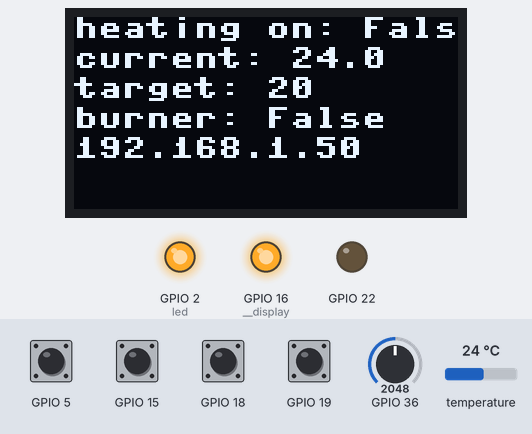
The program below on a simulated ESP32 board running MicroPython. Parts: 128×64 one-colour display, output pins drawn as LEDs (lit = HIGH). The test bench sets the inputs (shaded band); at power-on: GPIO 5, GPIO 15, GPIO 18, GPIO 19 HIGH, GPIO 36 = 2048, temperature 24 °C (analog values on the 0–4095 scale). WiFi joins after 1.5 s; threads take turns every 2 ms; library files of the repository ran but are not shown: sh1106.py; what the program prints to the serial console is not drawn.

Above: at 3.6 s.
3.7 s: GPIO 5 pulled LOW for 1 s
At 5.1 s:
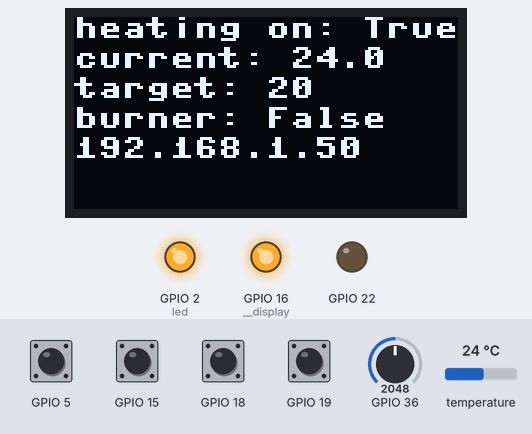
6.2 s: GPIO 15 pulled LOW for 0.15 s
At 7.3 s:
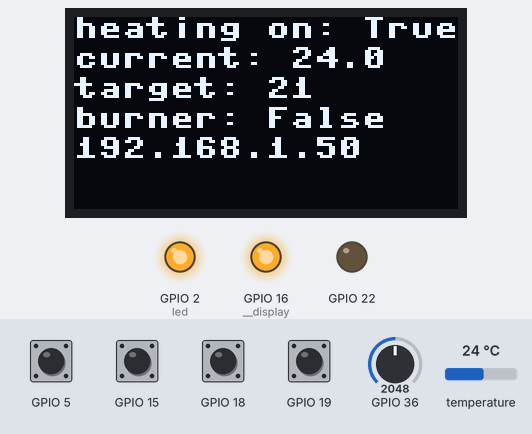
7.8 s: GPIO 18 pulled LOW for 0.15 s
At 8.3 s:
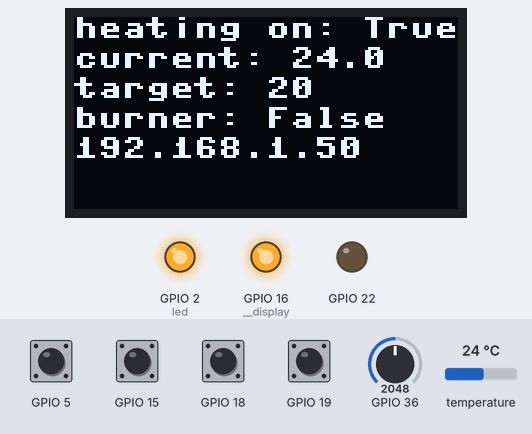
9.4 s: GPIO 18 pulled LOW for 1 s
At 10.4 s:
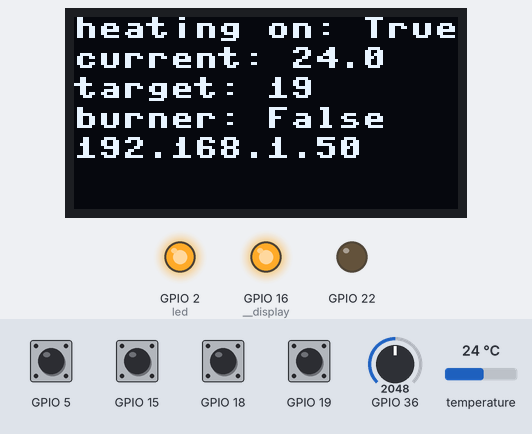
11.9 s: GPIO 5 pulled LOW for 0.15 s
At 12.6 s:
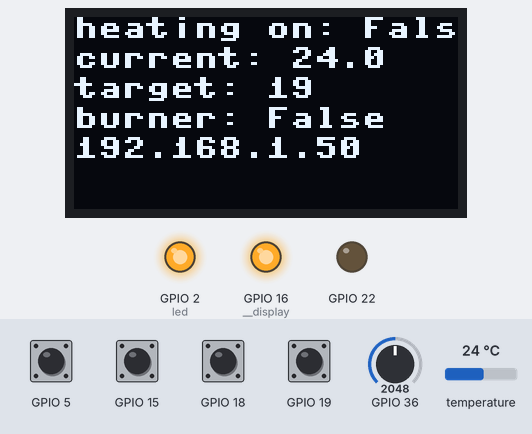
13.5 s: GPIO 15 pulled LOW for 1 s
At 14.6 s:
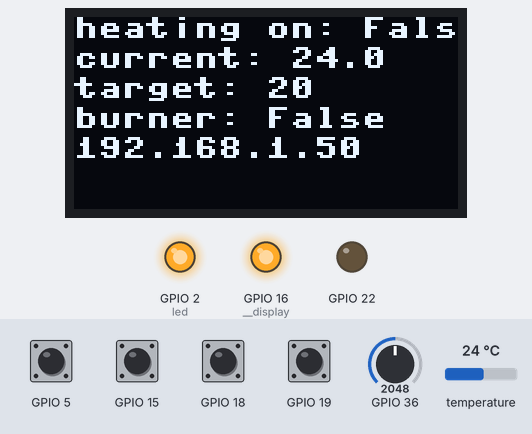
Timing chart, 0 to 16.5 s (numbered marks = the images above; inputs shaded):
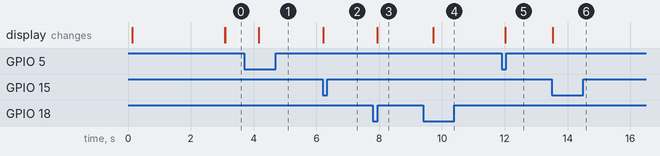

Measured:
- after the input at 3.7 s, the display: changes after 0.47 s (image 1)
- after the input at 6.2 s, the display: first differs from a run without the input at once (image 2)
- after the input at 7.8 s, the display: first differs from a run without the input after 0.14 s (image 3)
- after the input at 9.4 s, the display: first differs from a run without the input after 0.33 s (image 4)
- after the input at 11.9 s, the display: changes after 0.11 s (image 5)
- after the input at 13.5 s, the display: first differs from a run without the input at once (image 6)

The program:

main.py
```python
import machine
import heating_system
import hardware_driver
import time
import _thread as thread
import network_service
import hardware_service
import controller
from machine import UART

#The wifi password.
password = ""
network = ""

#create model
hysteresis = 1
heating = heating_system.Heating_system(hysteresis)

#create controller
controller = controller.Controller(heating)

#create hardware service and drivers
hardware_input = hardware_driver.Hardware_input_driver(4, 36, 5, 18, 19, 2, 15)
hardware_output = hardware_driver.Hardware_output_driver(23, 21, 22)
hardware_service = hardware_service.Hardware_service(controller, hardware_input, hardware_output)

#Create networking service.
network_service = network_service.Network_service(controller, network, password)
#Since the network service waits for input it is started in a thread
thread.start_new_thread(network_service.web_service, ())


led = machine.Pin(2, machine.Pin.OUT)
led.value(1)
uart = UART(1, baudrate=115200, tx=1, rx=3)
previous_target_temp = controller.get_target_temperature()
previous_current_temp = controller.get_current_temperature()

while True:
    #run hardware service
    hardware_service.run()
    print("loop")
    target_temp = controller.get_target_temperature()
    state =  controller.get_heating_system_state()

    data = uart.any()
    if data:
        data = uart.read()
        if data == b'toggle_on_off\n':
            controller.toggle_on_off()
            data = controller.get_heating_system_state()
            data = "state-" + str(data) + "\n"
            uart.write(bytes(data, 'UTF-8'))
            led.value(1)
        else:
            uart.write(data)
            led.value(0)

    if previous_target_temp != controller.get_target_temperature():
        previous_target_temp = controller.get_target_temperature()
        data = "target_temp-" + str(target_temp) + "\n"
        uart.write(bytes(data, 'UTF-8'))

    if previous_current_temp != controller.get_current_temperature():
        previous_current_temp = controller.get_current_temperature()
        data = "current_temp-" + str(controller.get_current_temperature()) + "\n"
        uart.write(bytes(data, 'UTF-8'))
```

heating_system.py
```python
class Heating_system:
    __current_temp = 0
    __target_temp = 0
    #Boolean to store if heating is on.
    __heating_system_state = False
    #Boolean to store if burner/relais is on.
    __burner_state = False
    __hysteresis_value = 0
    __network_ip = ""


    def __init__(self, hysteresis):
        self.__hysteresis_value = hysteresis
        pass


    def get_current_temp(self):
        return self.__current_temp

    def set_current_temp(self, temp):
        self.__current_temp = temp


    def get_target_temp(self):
        return self.__target_temp

    def set_target_temp(self, temp):
        self.__target_temp = temp


    def get_heating_system_state(self):
        return self.__heating_system_state

    def set_heating_system_state(self, state):
        self.__heating_system_state = state


    def get_burner_state(self):
        return self.__burner_state

    def set_burner_state(self, state):
        self.__burner_state = state


    def get_hysteresis_value(self):
        return self.__hysteresis_value

    def set_hysteresis_value(self, hysteresis_value):
        self.__hysteresis_value = hysteresis_value

    def get_ip(self):
        return self.__network_ip

    def set_ip(self, ip):
        self.__network_ip = ip


    #Function to check if heating is required.
    def heating_required(self):
        #Set target temperature depending on the state of the burner and the hysteresis_value
        if self.__burner_state == 1:
            hysteresis_target = self.__target_temp + self.__hysteresis_value
        else:
            hysteresis_target = self.__target_temp - self.__hysteresis_value

        #If the heating is on, set a burner state
        if self.__heating_system_state == 1:
            #check if target temp is reached
            if self.__current_temp < hysteresis_target:
                self.set_burner_state(True)
                return True
            else:
                self.set_burner_state(False)
                return False
        #heating is off.
        else:
            self.set_burner_state(False)
            return False

    
```

hardware_driver.py
```python
import machine
import sh1106
import ds18x20
import onewire
import time
#from machine import I2C

#https://github.com/gurgleapps/rotary-encoder
class Rotary:

    def __init__(self,s1, s2):
        #Set pins of rotary encoder. The push button is not used.
        self.__s1_pin = machine.Pin(s1, machine.Pin.IN, machine.Pin.PULL_UP)
        self.__s2_pin = machine.Pin(s2, machine.Pin.IN, machine.Pin.PULL_UP)
        #Create interrupts for the changing of the pin.
        self.__s1_pin.irq(handler=self.rotaryChange, trigger=machine.Pin.IRQ_FALLING | machine.Pin.IRQ_RISING)
        self.__s2_pin.irq(handler=self.rotaryChange, trigger=machine.Pin.IRQ_FALLING | machine.Pin.IRQ_RISING)
        #Save the start state of the encoder.
        #A bitshift is used to save the 2 values of the pin in binary
        self.__last_status = (self.__s1_pin.value() << 1 | self.__s2_pin.value())
        #Variable used to save the last rotation diraction
        self.__rot_encoder_direction = ""

    #When an interrupt is thrown the following method is called.
    def rotaryChange(self, pin):

        #Save the current state of the rotary controller.
        new_status = (self.__s1_pin.value() << 1 | self.__s2_pin.value())
        rotation_result = (self.__last_status << 2) | new_status

        #only write when there is a change.
        if new_status != self.__last_status:
            self.__last_status = new_status

            #11 is the start state, 10 is right
            if rotation_result == 0b1110:
                self.__rot_encoder_direction = "right"

            #11 is the start state, 01 is left
            elif rotation_result == 0b1101:
                self.__rot_encoder_direction = "left"

            #reset the encoder to the starting position.
            else:
                rotation_result = (self.__s1_pin.value() << 1 | self.__s2_pin.value())

    #reset the location direction to "center".
    def reset_rot_encoder(self):
        self.__rot_encoder_direction = ""

    #return the last rotation direction.
    def get_rot_encoder_direction(self):
        return self.__rot_encoder_direction


class Hardware_input_driver:

    def __init__(self, temp_pin, pot_pin, on_off_pin, temp_down_pin, temp_up_pin, rotary_s1, rotary_s2):

        #setup temperature sensor
        ds_pin = machine.Pin(temp_pin)
        self.__ds_sensor = ds18x20.DS18X20(onewire.OneWire(ds_pin))
        roms = self.__ds_sensor.scan()
        print("Found DS devices: ", roms)
        self.__rom = roms[0]

        #create pot sensor.
        self.__pot = machine.ADC(machine.Pin(pot_pin))
        self.__pot.atten(self.__pot.ATTN_11DB)
        self.__pot.width(machine.ADC.WIDTH_12BIT)
        machine.ADC.WIDTH_9BIT
        #on off button
        self.__on_off_button = machine.Pin(on_off_pin, machine.Pin.IN, machine.Pin.PULL_UP)
        self.__previous_on_off_button = self.__on_off_button.value()

        self.__temp_down_button = machine.Pin(temp_down_pin, machine.Pin.IN, machine.Pin.PULL_UP)
        self.__previous_temp_down_button = self.__temp_down_button.value()

        self.__temp_up_button = machine.Pin(temp_up_pin, machine.Pin.IN, machine.Pin.PULL_UP)
        self.__previous_temp_up_button = self.__temp_up_button.value()

        #create rotary encoder
        self.__rot_encoder = Rotary(2, 15)

    def get_room_temperature(self):
        self.__ds_sensor.convert_temp()
        temperature = round(self.__ds_sensor.read_temp(self.__rom), 1)
        return(temperature)

    def get_room_temperature_target(self):

        #Get average of multiple measurements to get a more acurate reading.
        #Also added a decoupling capacitor!!
        total = 0
        for x in range(1000):
            total = total + self.__pot.read()
        total = total // 1000
        temperature_setting = round(total/4095*10 + 15)
        return(temperature_setting)

    def get_on_off_button_pressed(self):
        #return_value is needed since return in the if will circomvent the sleep!
        return_value = 0
        if self.__previous_on_off_button != self.__on_off_button.value():
            self.__previous_on_off_button = self.__on_off_button.value()
            if self.__on_off_button.value() == 0:
                return_value = 1

            time.sleep(0.1)
        return return_value

    def get_temp_down_button_pressed(self):
        #return_value is needed since return in the if will circomvent the sleep!
        return_value = 0
        if self.__previous_temp_down_button != self.__temp_down_button.value():
            self.__previous_temp_down_button = self.__temp_down_button.value()
            if self.__temp_down_button.value() == 0:
                return_value = 1

            time.sleep(0.1)
        return return_value

    def get_temp_up_button_pressed(self):
        #return_value is needed since return in the if will circomvent the sleep!
        return_value = 0
        if self.__previous_temp_up_button != self.__temp_up_button.value():
            self.__previous_temp_up_button = self.__temp_up_button.value()
            if self.__temp_up_button.value() == 0:
                return_value = 1

            time.sleep(0.1)
        return return_value

    def get_rot_encoder_direction(self):
        return_value = self.__rot_encoder.get_rot_encoder_direction()
        return return_value

    def reset_rot_encoder(self):
        self.__rot_encoder.reset_rot_encoder()


class Hardware_output_driver():

    def __init__(self, scl_pin, sda_pin, relais_pin):
        #create display
        i2c = machine.I2C(scl=machine.Pin(scl_pin), sda=machine.Pin(sda_pin), freq=400000)
        self.__display = sh1106.SH1106_I2C(128, 64, i2c, machine.Pin(16), 0x3C, rotate=180)
        self.__display.sleep(False)
        #initialize display lines
        self.__display_line = []
        for x in range(5):
            self.__display_line.append("")

        #relais
        self.__relais = machine.Pin(relais_pin, machine.Pin.OUT)
        self.__relais.value(0)


    def write_to_display(self, lines):

        #only write if lines where changed.
        if self.__display_line != lines:
            self.__display_line = lines
            self.__display.fill(0)
            for x in range(5):
                self.__display.text(self.__display_line[x], 0, x * 10, 1)
            self.__display.show()


    def get_relais_state(self):
        return self.__relais.value()

    def set_relais_state(self, x):
        #Only write if there is a change in the relais state.
        if self.__relais.value() != x:
            self.__relais.value(x)
            return self.__relais.value()
```

network_service.py
```python
import network
import usocket as socket
import json
import _thread as thread

class Network_service:

    def __init__(self, controller, network_name, password):
        #setup the network interface.
        self.__sta_if = network.WLAN(network.STA_IF)
        if not self.__sta_if.isconnected():
            print('connecting to network...')
            self.__sta_if.active(True)
            self.__sta_if.connect(network_name, password)
            while not self.__sta_if.isconnected():
                pass

        print('network config:', self.__sta_if.ifconfig()[0])

        #create websocket:
        self.__s = socket.socket(socket.AF_INET, socket.SOCK_STREAM)
        self.__s.setsockopt(socket.SOL_SOCKET, socket.SO_REUSEADDR, 1)
        self.__s.bind(('', 80))
        self.__s.listen(5)

        self.__controller = controller
        #write the ip to the controller so it can be saved in the model.
        self.__controller.set_ip(self.__sta_if.ifconfig()[0])

    def web_service(self):
        while True:
            #Listen on the socket.
            conn, addr = self.__s.accept()
            #print('Got a connection from %s' % str(addr))
            request = conn.recv(1024)
            print(request)

            #Decode and split the request to get the HTTP method.
            request = str(request.decode("utf-8"))
            request = request.split("\r\n")
            request_type = (request[0].split(" ")[0])


            #curl 192.168.0.169
            if request_type == "GET":
                payload = self.__controller.get_webservice_lines()


            if request_type == "POST":
                try:
                    #get the json out of the request.
                    body_dict = json.loads(request.pop())

                    #Switch on_off
                    if "toggle_on_off" in body_dict:
                        if body_dict["toggle_on_off"] == "true":
                            self.__controller.toggle_on_off()

                    #Set temperature
                    if "target_temp" in body_dict:
                        #Increase, decrease temperature by 1
                        if body_dict["target_temp"] == "up":
                            self.__controller.temp_up()
                        elif body_dict["target_temp"] == "down":
                            self.__controller.temp_down()
                        #Set the temperature to a value.
                        else:
                            self.__controller.set_target_temperature(body_dict["target_temp"])

                    #returning the current state of the model
                    payload = self.__controller.get_webservice_lines()

                    print(json.dumps(payload))
                except:
                    payload = {}
                    payload["POST"] = "crap something went wrong"

            #Sending response.
            conn.send('HTTP/1.1 200 OK\r\n')
            conn.send('Content-Type: application/json\r\n')
            conn.send('Connection: close\r\n')
            conn.send('\n')
            conn.send(json.dumps(payload))
            conn.close()
```

hardware_service.py
```python
import time

class Hardware_service:
    def __init__(self, controller, hardware_input, hardware_output):
        self.__controller = controller
        self.__hardware_input = hardware_input
        self.__hardware_output = hardware_output
        self.__timer = time.ticks_ms() - 5000
        self.__previous_target_temperature = 0

    #method used to get input from hardware.
    def get_input(self):

        #The potmeter cannot not change "state" when the target temperture gets changed by the webserver, buttons or rotary encoder.
        #To prevent the potmeter from overwriting the temperature a temporary variable "__previous_target_temperature" is used.
        #Use a local variable to prevent potmeter from overwriting the temperature set by the webserver
        if self.__hardware_input.get_room_temperature_target() != self.__previous_target_temperature:
            self.__previous_target_temperature = self.__hardware_input.get_room_temperature_target()
            self.__controller.set_target_temperature(self.__previous_target_temperature)

        if self.__hardware_input.get_on_off_button_pressed() == 1:
            print("button pressed")
            self.__controller.toggle_on_off()

        if self.__hardware_input.get_temp_down_button_pressed() == 1:
            print("button pressed")
            self.__controller.temp_down()

        if self.__hardware_input.get_temp_up_button_pressed() == 1:
            print("button pressed")
            self.__controller.temp_up()

        #The rotary encoder has a direction it is turned.
        #the direction is saved in the rotary encoder as a string and used in this method
        if self.__hardware_input.get_rot_encoder_direction() != "":
            print("rot encoder", self.__hardware_input.get_rot_encoder_direction())

            if self.__hardware_input.get_rot_encoder_direction() == "left":
                self.__controller.temp_down()
            if self.__hardware_input.get_rot_encoder_direction() == "right":
                self.__controller.temp_up()

            self.__hardware_input.reset_rot_encoder()

        #A timer limits the rate the temperature sensor is read.
        if self.__timer + 5000 < time.ticks_ms():
            self.__timer = time.ticks_ms()
            print("reading")
            try:
                current_temperature = self.__hardware_input.get_room_temperature()
                self.__controller.set_current_temperature(current_temperature)
            except Exception as e:
                import sys
                sys.print_exception(e)


    #Write output to the OSD. The lines themself are fetched in the controller
    def write_output(self):
        lines = self.__controller.get_osd_lines()
        self.__hardware_output.write_to_display(lines)

    #Switch on the relais if heating is required.
    def set_burner(self):
        if self.__controller.heating_required() == 1:
            self.__hardware_output.set_relais_state(1)
        else:
            self.__hardware_output.set_relais_state(0)

    #Return state of the relais
    def get_burner(self):
        return self.__hardware_output.get_relais_state()

    #Hardware service main function
    def run(self):
        self.get_input()
        self.set_burner()
        self.write_output()
```

Source omitted: controller.py (2528 bytes)
